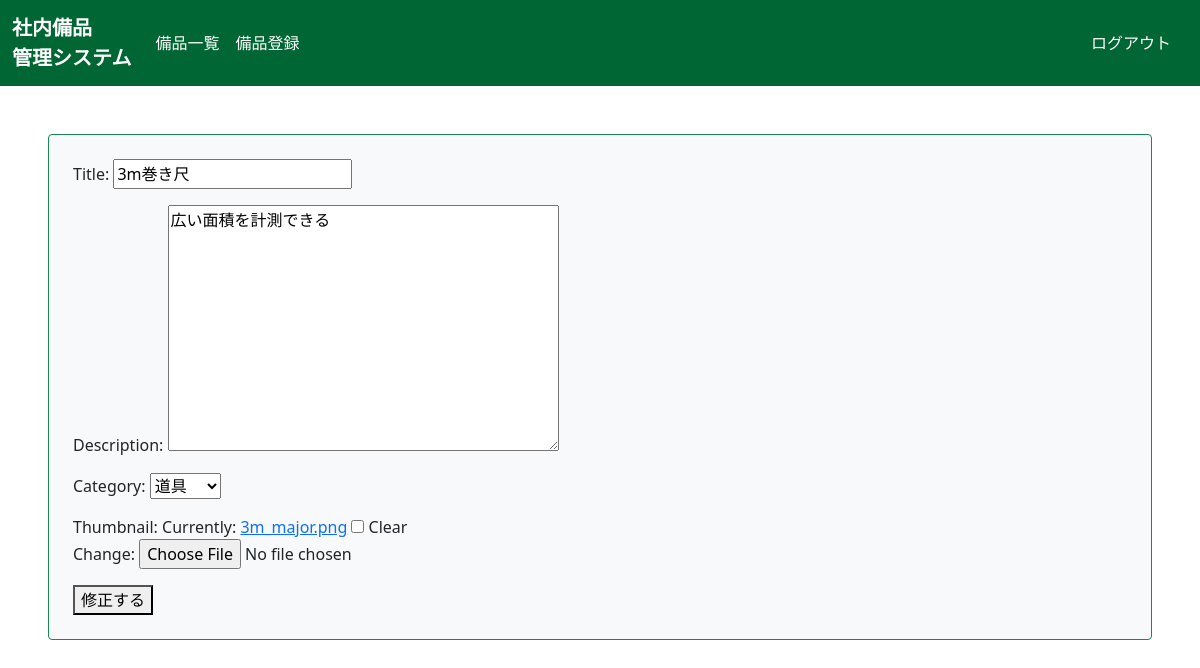
The app's page /supplies/2/update/ (signed in) with its own data.
### supplies/models.py (models this page shows, shortened)
class Supplies(models.Model):
    title = models.CharField(max_length=100)
    description = models.TextField()
    thumbnail = models.ImageField(null=True, blank=True)
    category = models.CharField(
        max_length=100,
        choices = CATEGORY
    )
    user = models.ForeignKey('auth.User', on_delete=models.CASCADE)

### supplies/views.py (the view, shortened to what this page needs)
# urls.py: path('supplies/<int:pk>/update/', views.UpdateSuppliesView.as_view(), name='update-supplies'), # 更新
class UpdateSuppliesView(LoginRequiredMixin,UpdateView):
    template_name = 'supplies/update.html'
    model = Supplies
    fields = ('title', 'description', 'category', 'thumbnail')
    def get_object(self, queryset=None):
        obj = super().get_object(queryset)
        if obj.user != self.request.user:
            raise PermissionDenied
        return obj

### supplies/templates/supplies/update.html (shortened to what this page needs)
{% extends 'base.html' %}
{% block content %}
<form method="POST" enctype="multipart/form-data" class="p-4 m-4 bg-light border border-success rounded form-group">{% csrf_token %}
    {{form.as_p}}
    <button type="submit">修正する</button>
</form>
{% endblock %}

### records on screen
Supplies: title "3m巻き尺", description "広い面積を計測できる", category "道具"
